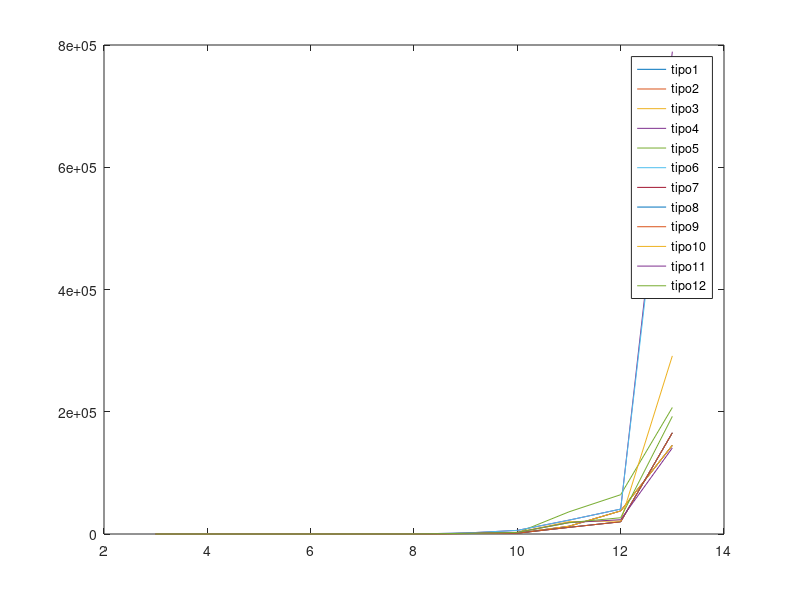

Write the MATLAB code that produced this figure.
x = [3:13]
t1 = [0.0, 0.0, 8.0, 8.0, 74.0, 109.0, 1073.0, 1307.0, 12710.0, 37770.0, 145079.0]
t2 = [0.0, 0.0, 8.0, 8.0, 74.0, 109.0, 1073.0, 1307.0, 12710.0, 37770.0, 145079.0]
t3 = [0.0, 0.0, 8.0, 8.0, 74.0, 109.0, 1073.0, 1307.0, 12710.0, 37770.0, 145079.0]
t4 = [0.0, 0.0, 3.0, 4.0, 78.0, 152.0, 1622.0, 5908.0, 22692.0, 40738.0, 789126.0]
t5 = [0.0, 0.0, 3.0, 4.0, 94.0, 117.0, 1110.0, 2036.0, 36266.0, 64294.0, 206950.0]
t6 = [0.0, 0.0, 3.0, 4.0, 78.0, 152.0, 1622.0, 5908.0, 22692.0, 40793.0, 769094.0]
t7 = [0.0, 0.0, 8.0, 8.0, 82.0, 99.0, 750.0, 1355.0, 10861.0, 20003.0, 165552.0]
t8 = [0.0, 0.0, 8.0, 8.0, 82.0, 99.0, 750.0, 1355.0, 10861.0, 20003.0, 165552.0]
t9 = [0.0, 0.0, 8.0, 8.0, 82.0, 99.0, 750.0, 1355.0, 10861.0, 20003.0, 165552.0]
t10 = [0.0, 0.0, 3.0, 4.0, 66.0, 138.0, 755.0, 2741.0, 20217.0, 21238.0, 291412.0]
t11 = [0.0, 0.0, 3.0, 4.0, 73.0, 94.0, 1021.0, 2585.0, 18565.0, 23418.0, 140835.0]
t12 = [0.0, 0.0, 3.0, 4.0, 73.0, 94.0, 1021.0, 2585.0, 18565.0, 26605.0, 192395.0]

plot(x, t1)
legend('tipo1')
hold all
plot(x, t2)
legend('tipo2')
hold all
plot(x, t3)
legend('tipo3')
hold all
plot(x, t4)
legend('tipo4')
hold all
plot(x, t5)
legend('tipo5')
hold all
plot(x, t6)
legend('tipo6')
hold all
plot(x, t7)
legend('tipo7')
hold all
plot(x, t8)
legend('tipo8')
hold all
plot(x, t9)
legend('tipo9')
hold all
plot(x, t10)
legend('tipo10')
hold all
plot(x, t11)
legend('tipo11')
hold all
plot(x, t12)
legend('tipo12')
hold all
legend('tipo1','tipo2','tipo3','tipo4','tipo5','tipo6','tipo7','tipo8','tipo9','tipo10','tipo11','tipo12')